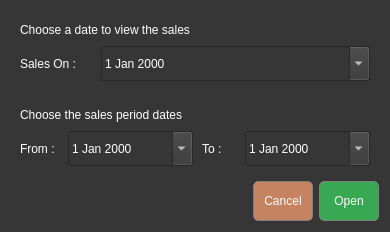
<?xml version="1.0" encoding="UTF-8"?>
<ui version="4.0">
 <class>SalesDateDialog</class>
 <widget class="QDialog" name="SalesDateDialog">
  <property name="geometry">
   <rect>
    <x>0</x>
    <y>0</y>
    <width>390</width>
    <height>232</height>
   </rect>
  </property>
  <property name="maximumSize">
   <size>
    <width>390</width>
    <height>232</height>
   </size>
  </property>
  <property name="windowTitle">
   <string>Sales Dates</string>
  </property>
  <property name="styleSheet">
   <string notr="true">QLabel,QDialog,QDateEdit,QPushButton{
color:white;
background-color:rgb(54,54,54);
	font: 12pt &quot;MS Shell Dlg 2&quot;;
}
QPushButton{
border:1px solid grey;
border-radius:5px;
}
QPushButton:hover{
border:2px solid white;
}
QPushButton:pressed{
border:3px solid grey;
}</string>
  </property>
  <layout class="QVBoxLayout" name="verticalLayout">
   <item>
    <widget class="QWidget" name="onWdg" native="true">
     <layout class="QVBoxLayout" name="verticalLayout_2">
      <item>
       <widget class="QLabel" name="label_4">
        <property name="text">
         <string>Choose a date to view the sales</string>
        </property>
        <property name="buddy">
         <cstring>dateEdit_salesOn</cstring>
        </property>
       </widget>
      </item>
      <item>
       <layout class="QHBoxLayout" name="horizontalLayout_4">
        <item>
         <widget class="QLabel" name="label_3">
          <property name="minimumSize">
           <size>
            <width>75</width>
            <height>35</height>
           </size>
          </property>
          <property name="maximumSize">
           <size>
            <width>70</width>
            <height>16777215</height>
           </size>
          </property>
          <property name="text">
           <string>Sales On : </string>
          </property>
          <property name="buddy">
           <cstring>dateEdit_salesOn</cstring>
          </property>
         </widget>
        </item>
        <item>
         <widget class="QDateEdit" name="dateEdit_salesOn">
          <property name="minimumSize">
           <size>
            <width>125</width>
            <height>35</height>
           </size>
          </property>
          <property name="calendarPopup">
           <bool>true</bool>
          </property>
         </widget>
        </item>
       </layout>
      </item>
     </layout>
    </widget>
   </item>
   <item>
    <widget class="QWidget" name="periodWdg" native="true">
     <layout class="QVBoxLayout" name="verticalLayout_3">
      <item>
       <widget class="QLabel" name="label_5">
        <property name="text">
         <string>Choose the sales period dates </string>
        </property>
        <property name="buddy">
         <cstring>dateEdit_salesFro</cstring>
        </property>
       </widget>
      </item>
      <item>
       <layout class="QHBoxLayout" name="horizontalLayout">
        <item>
         <widget class="QLabel" name="label_2">
          <property name="minimumSize">
           <size>
            <width>40</width>
            <height>35</height>
           </size>
          </property>
          <property name="maximumSize">
           <size>
            <width>50</width>
            <height>16777215</height>
           </size>
          </property>
          <property name="text">
           <string>From : </string>
          </property>
          <property name="buddy">
           <cstring>dateEdit_salesFro</cstring>
          </property>
         </widget>
        </item>
        <item>
         <widget class="QDateEdit" name="dateEdit_salesFro">
          <property name="minimumSize">
           <size>
            <width>125</width>
            <height>35</height>
           </size>
          </property>
          <property name="calendarPopup">
           <bool>true</bool>
          </property>
         </widget>
        </item>
        <item>
         <widget class="QLabel" name="label">
          <property name="minimumSize">
           <size>
            <width>40</width>
            <height>35</height>
           </size>
          </property>
          <property name="maximumSize">
           <size>
            <width>40</width>
            <height>16777215</height>
           </size>
          </property>
          <property name="text">
           <string> To : </string>
          </property>
          <property name="buddy">
           <cstring>dateEdit_salesTo</cstring>
          </property>
         </widget>
        </item>
        <item>
         <widget class="QDateEdit" name="dateEdit_salesTo">
          <property name="minimumSize">
           <size>
            <width>125</width>
            <height>35</height>
           </size>
          </property>
          <property name="calendarPopup">
           <bool>true</bool>
          </property>
         </widget>
        </item>
       </layout>
      </item>
     </layout>
    </widget>
   </item>
   <item>
    <layout class="QHBoxLayout" name="horizontalLayout_2">
     <item>
      <spacer name="horizontalSpacer">
       <property name="orientation">
        <enum>Qt::Horizontal</enum>
       </property>
       <property name="sizeHint" stdset="0">
        <size>
         <width>40</width>
         <height>20</height>
        </size>
       </property>
      </spacer>
     </item>
     <item>
      <widget class="QPushButton" name="cancelBtn">
       <property name="minimumSize">
        <size>
         <width>60</width>
         <height>40</height>
        </size>
       </property>
       <property name="maximumSize">
        <size>
         <width>16777215</width>
         <height>40</height>
        </size>
       </property>
       <property name="styleSheet">
        <string notr="true">background-color: rgb(197, 131, 98);</string>
       </property>
       <property name="text">
        <string>Cancel</string>
       </property>
      </widget>
     </item>
     <item>
      <widget class="QPushButton" name="openBtn">
       <property name="minimumSize">
        <size>
         <width>60</width>
         <height>40</height>
        </size>
       </property>
       <property name="maximumSize">
        <size>
         <width>16777215</width>
         <height>40</height>
        </size>
       </property>
       <property name="styleSheet">
        <string notr="true">background-color: rgb(56, 168, 82);</string>
       </property>
       <property name="text">
        <string>Open</string>
       </property>
      </widget>
     </item>
    </layout>
   </item>
  </layout>
 </widget>
 <resources/>
 <connections/>
</ui>
